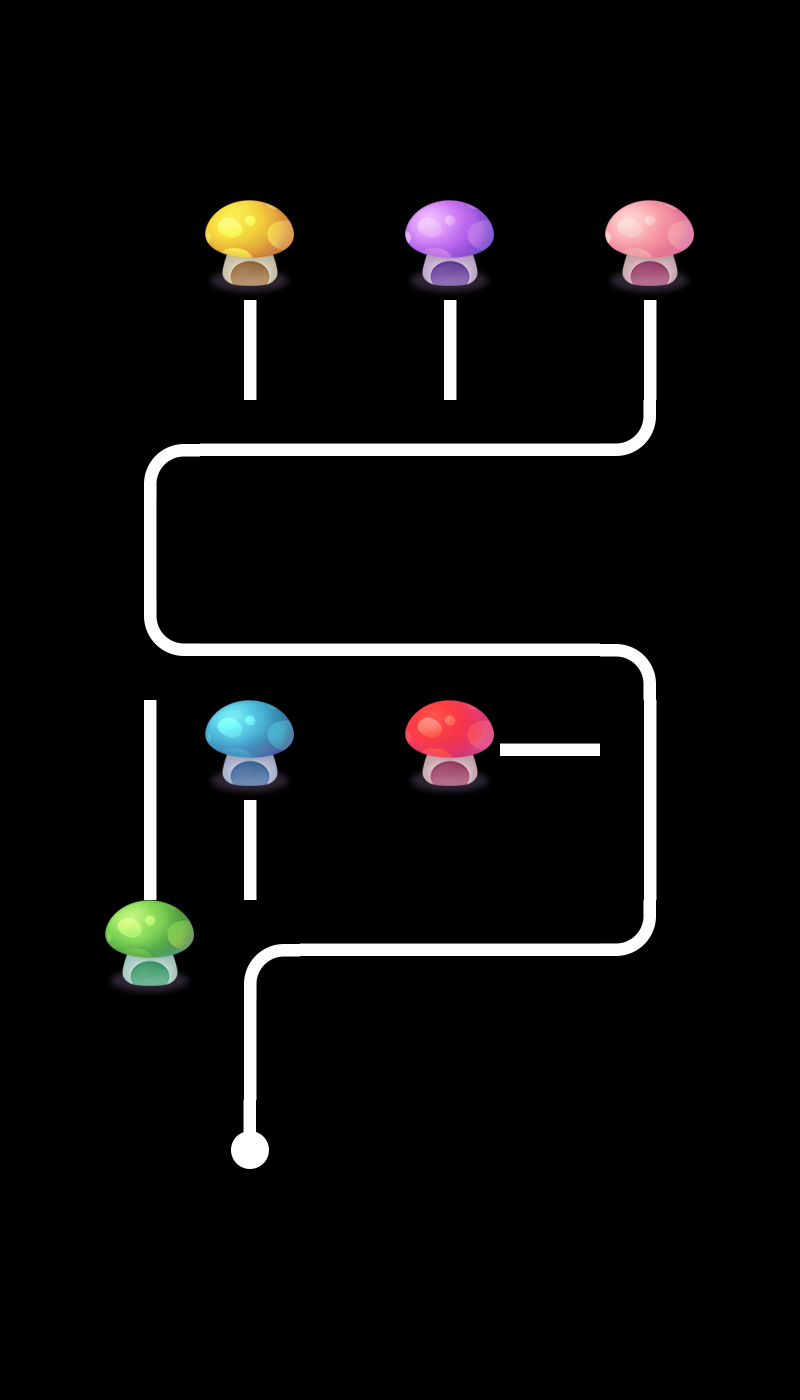

The image is a tile-based game level rendered from a .tmx file. Its description and source (layers, tilesets, objects; grid data summarised) follow:
An orthogonal 8x14 tile map with 100x100 px tiles, 1 tile layer (layer0) and 5 objects.

<map version="1.0" orientation="orthogonal" renderorder="right-down" width="8" height="14" tilewidth="100" tileheight="100" nextobjectid="7">
 <tileset firstgid="1" name="tiled" tilewidth="100" tileheight="100">
  <image source="tiled.png" width="500" height="400" />
 </tileset>
 <layer name="layer0" width="8" height="14">
  <data>[112 cells, 35 non-empty, 13 distinct tile ids]</data>
 </layer>
 <objectgroup name="object1">
  <object id="1" x="215.152" y="927.273" width="60.6061" height="51.5152">
   <properties>
    <property name="id" value="0" />
   </properties>
  </object>
  <object id="2" x="615.152" y="724.242" width="63.6364" height="54.5455">
   <properties>
    <property name="id" value="1" />
   </properties>
  </object>
  <object id="3" x="121.212" y="618.182" width="60.6061" height="66.6667">
   <properties>
    <property name="id" value="2" />
   </properties>
  </object>
  <object id="4" x="218.182" y="424.242" width="63.6364" height="51.5152">
   <properties>
    <property name="id" value="3" />
   </properties>
  </object>
  <object id="5" x="421.212" y="421.212" width="54.5455" height="54.5455">
   <properties>
    <property name="id" value="4" />
   </properties>
  </object>
 </objectgroup>
</map>
